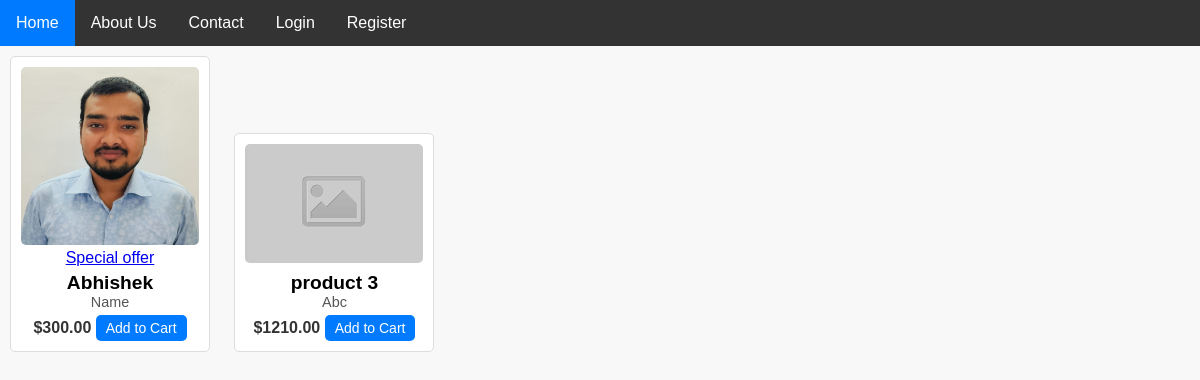
The page / on the database its author committed.
### Ecom_website/models.py (models this page shows, shortened)
class Product(models.Model):
    name = models.CharField(max_length=100)
    img = models.ImageField(blank=True,null=True)
    price = models.DecimalField(max_digits=10, decimal_places=2)
    description = models.TextField()
    offer = models.BooleanField(default=False)

### Ecom_website/views.py (the view)
# urls.py: path('',views.home, name='home'),
def home(request):
    product = Product.objects.all()  # Retrieve all Product objects from the database
    return render(request, 'home.html', {'product': product})

### templates/home.html
{% extends 'base.html' %}
{% block content %}
{% load static %}
<link rel="stylesheet" type="text/css" href="{% static 'styles.css' %}">
{% static "images" as images_dir %}
<div class="row destinations_row">
    <div class="col">
        <div class="product_container item_grid">
            {% for product in product %}
                <div class="product item">
                    <div class="product_image">
                        {% if product.img %}
                        <img src="{{product.img.url}}" class="img-thumbnail" alt="{{product.name}} ">
                        {% else %}
                        <img src="{% static 'images/product.png' %}" class="img-thumbnail" alt="E-Commerce ">
                        {% endif %}
                        {% if product.offer %}
                            <div class="spec_offer text-center"><a href="#">Special offer</a></div>
                        {% endif %}
                        <h2>{{ product.name }}</h2>
                        <p>{{ product.description }}</p>
                        <span>${{ product.price }}</span>
                        <button>Add to Cart</button>
                    </div>
                </div>
            {% endfor %}
        </div>
    </div>
</div>
{% endblock %}

### Ecom_website/static/styles.css (style rules this page uses)
* { margin: 0; padding: 0; box-sizing: border-box; }
body { font-family: Arial, sans-serif; background-color: #f8f8f8; margin: 0; padding: 0; }
.product { display: inline-block; width: 200px; margin: 10px; padding: 10px; border: 1px solid #ddd; border-radius: 5px; background-color: #fff; text-align: center; }
.product img { max-width: 100%; height: auto; border-radius: 5px; }
.product h2 { font-size: 1.2em; margin-top: 5px; }
.product p { font-size: 0.9em; color: #555; }
.product span { font-weight: bold; color: #333; }
.product button { background-color: #007bff; color: #fff; border: none; padding: 5px 10px; text-align: center; text-decoration: none; display: inline-block; font-size: 14px; margin-top: 5px; cursor: pointer; border-radius: 5px; }

### rows shown on the page
Product: img (picture), offer "Special offer", name "Abhishek", description "Name", price "300.00"
Product: name "product 3", description "Abc", price "1210.00"
